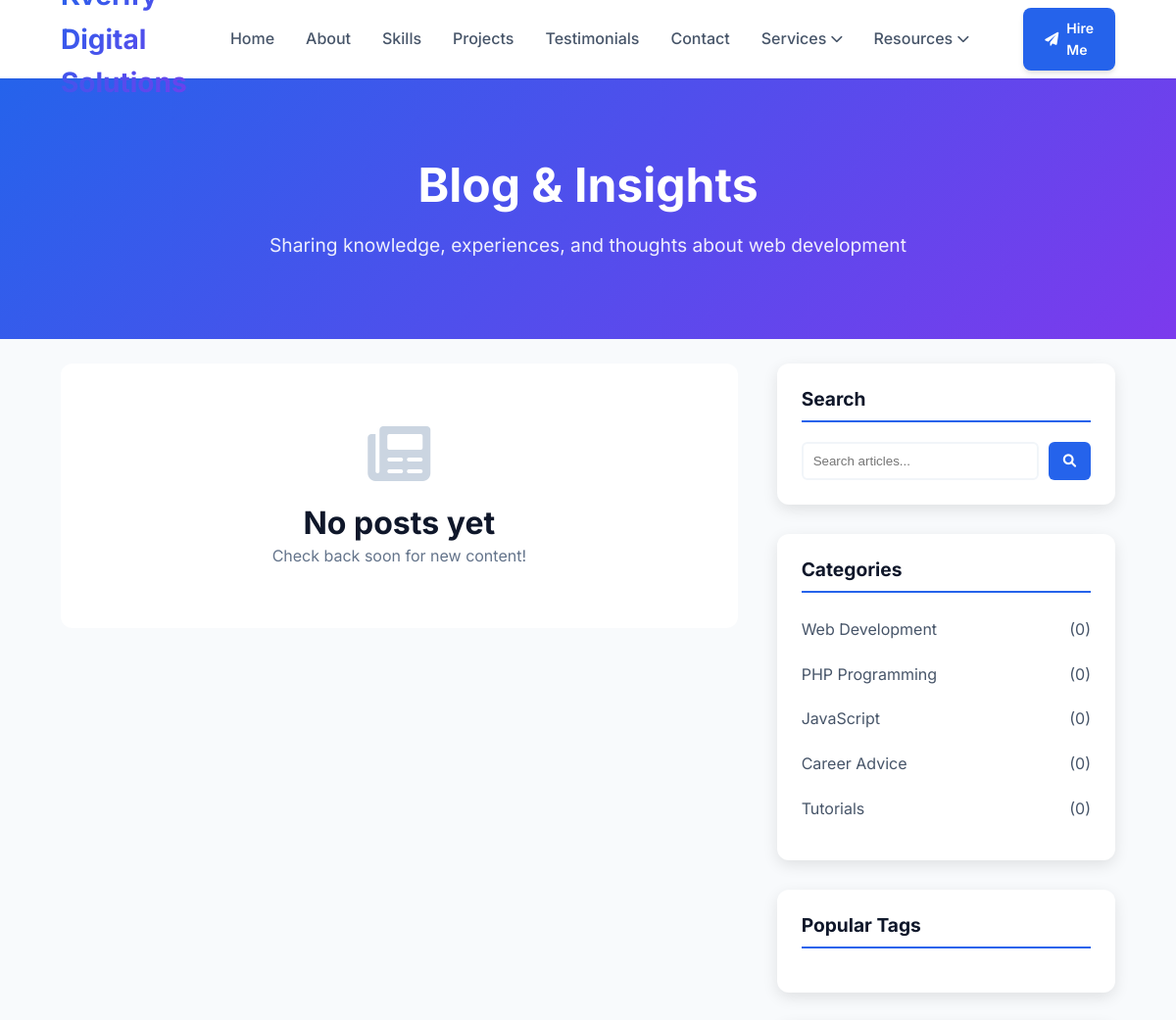
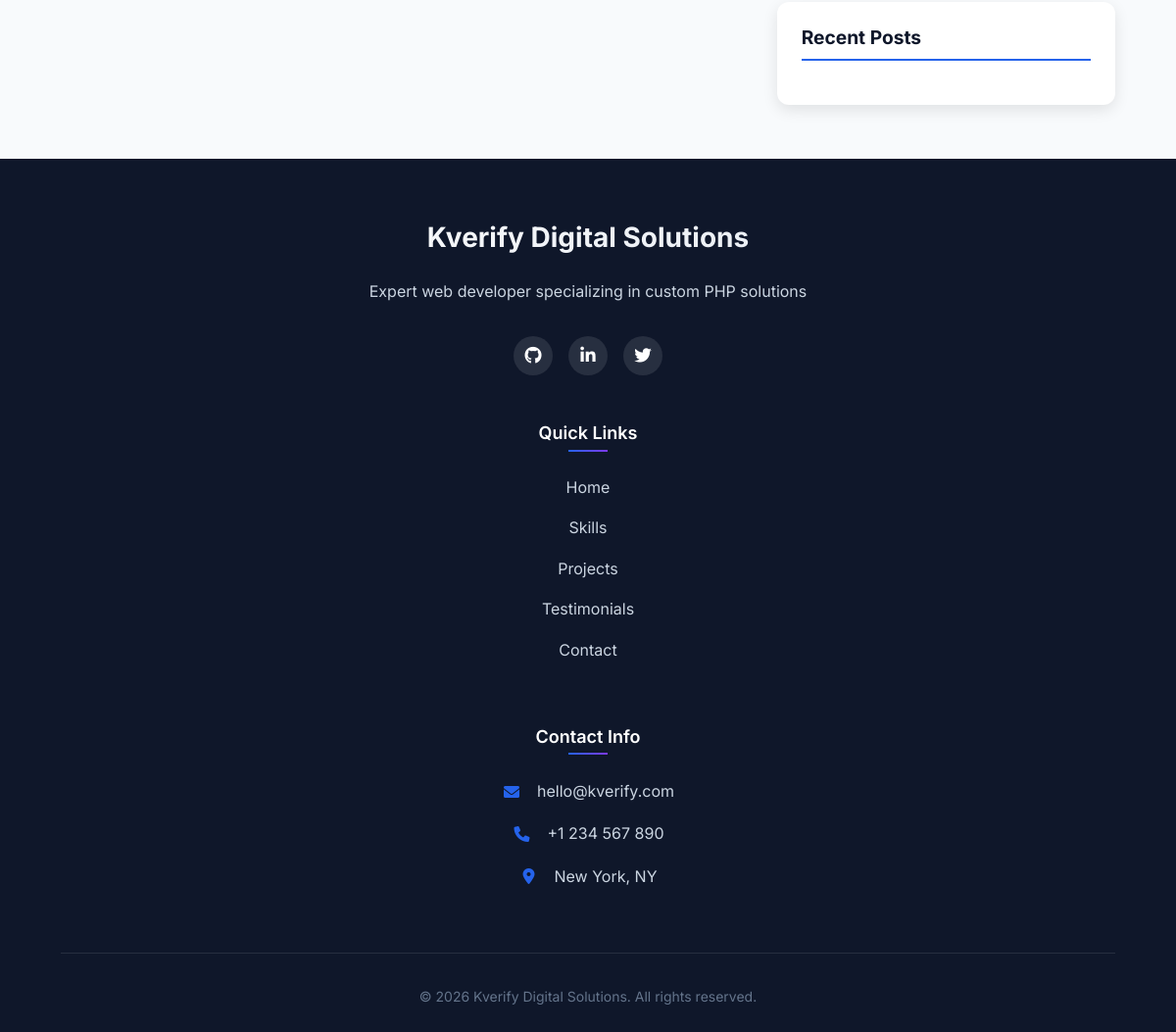
Screenshot of /blog.php with the database file from the repository (2 pictures, top to bottom).
### tables this page shows
CREATE TABLE IF NOT EXISTS blog_categories (
    id INT PRIMARY KEY AUTO_INCREMENT,
    name VARCHAR(100) NOT NULL,
    slug VARCHAR(100) UNIQUE NOT NULL,
    description TEXT,
    image VARCHAR(255),
    parent_id INT DEFAULT 0,
    display_order INT DEFAULT 0,
    is_active BOOLEAN DEFAULT TRUE,
    created_at TIMESTAMP DEFAULT CURRENT_TIMESTAMP,
    updated_at TIMESTAMP DEFAULT CURRENT_TIMESTAMP ON UPDATE CURRENT_TIMESTAMP
);

CREATE TABLE site_settings (
    id INT PRIMARY KEY AUTO_INCREMENT,
    setting_key VARCHAR(100) UNIQUE NOT NULL,
    setting_value TEXT,
    setting_type ENUM('text', 'textarea', 'image', 'color') DEFAULT 'text'
);

### includes/database.php (called while the page is built, shortened)
<?php
class Database {
    private static $instance = null;
    private $connection;
    private function __construct() {
        try {
            $dsn = 'mysql:host=' . DB_HOST . ';dbname=' . DB_NAME . ';charset=utf8mb4';
            $options = [
                PDO::ATTR_ERRMODE => PDO::ERRMODE_EXCEPTION,
                PDO::ATTR_DEFAULT_FETCH_MODE => PDO::FETCH_ASSOC,
                PDO::ATTR_EMULATE_PREPARES => false,
                PDO::MYSQL_ATTR_INIT_COMMAND => "SET NAMES utf8mb4"
            ];
            $this->connection = new PDO($dsn, DB_USER, DB_PASS, $options);
        } catch (PDOException $e) {
            die('Database Connection Failed: ' . $e->getMessage());
        }
    }
    public static function getInstance() {
        if (self::$instance === null) {
            self::$instance = new self();
        }
        return self::$instance;
    }
public function query($sql, $params = []) {
    try {
        $isNamed = false;
        $this->statement = $this->connection->prepare($sql);
        if ($isNamed) {
            foreach ($params as $key => $value) {
                $paramKey = (strpos($key, ':') === 0) ? $key : ':' . $key;
                $this->statement->bindValue($paramKey, $value);
            }
            $this->statement->execute();
        } else {
            $this->statement->execute(array_values($params));
        }
        return $this->statement;
    } catch (PDOException $e) {
        error_log("Database query error: " . $e->getMessage());
        error_log("SQL: " . $sql);
        error_log("Params: " . print_r($params, true));
        throw $e;
    }
}
    public function fetch($sql, $params = []) {
        return $this->query($sql, $params)->fetch();
    }
    public function fetchAll($sql, $params = []) {
        return $this->query($sql, $params)->fetchAll();
    }
}
function db() {
    return Database::getInstance();
}
function getSetting($key, $default = '') {
    try {
        $result = db()->fetch("SELECT setting_value FROM site_settings WHERE setting_key = ?", [$key]);
        return $result ? $result['setting_value'] : $default;
    } catch (Exception $e) {
        return $default;
    }
}
?>

### blog.php (the view, shortened to what this page needs)
<?php
$page = isset($_GET['page']) ? (int)$_GET['page'] : 1;
$tag = isset($_GET['tag']) ? sanitize($_GET['tag']) : null;
$perPage = 6;
$offset = ($page - 1) * $perPage;
$where = ["status = 'published'"];
$params = [];
$whereClause = implode(' AND ', $where);
$posts = db()->fetchAll(
    "SELECT p.*, c.name as category_name, c.slug as category_slug,
     u.username as author_name,
     (SELECT COUNT(*) FROM blog_comments WHERE post_id = p.id AND is_approved = 1) as comment_count
     FROM blog_posts p
     LEFT JOIN blog_categories c ON p.category_id = c.id
     LEFT JOIN users u ON p.author_id = u.id
     WHERE $whereClause
     ORDER BY p.published_at DESC
     LIMIT ? OFFSET ?",
    array_merge($params, [$perPage, $offset])
);
$categories = db()->fetchAll(
    "SELECT c.*, COUNT(p.id) as post_count
     FROM blog_categories c
     LEFT JOIN blog_posts p ON c.id = p.category_id AND p.status = 'published'
     WHERE c.is_active = 1
     GROUP BY c.id
     ORDER BY c.display_order"
);
require 'templates/layouts/header.php';
?>
<section class="blog-header">
    <div class="container">
        <h1>Blog & Insights</h1>
        <p>Sharing knowledge, experiences, and thoughts about web development</p>
    </div>
</section>
<section class="blog-content">
    <div class="container">
        <div class="blog-wrapper">
            <div class="blog-main">
                <?php if (empty($posts)): ?>
                <div class="no-posts">
                    <i class="fas fa-newspaper"></i>
                    <h3>No posts yet</h3>
                    <p>Check back soon for new content!</p>
                </div>
                <?php endif; ?>
            </div>
            <aside class="blog-sidebar">
                <div class="sidebar-widget search-widget">
                    <h3>Search</h3>
                    <form action="<?php echo BASE_URL; ?>/blog-search.php" method="GET">
                        <input type="text" name="q" placeholder="Search articles...">
                        <button type="submit"><i class="fas fa-search"></i></button>
                    </form>
                </div>
                <div class="sidebar-widget categories-widget">
                    <h3>Categories</h3>
                    <ul>
                        <?php foreach ($categories as $cat): ?>
                        <li>
                            <a href="?category=<?php echo $cat['id']; ?><?php echo $tag ? '&tag=' . $tag : ''; ?>">
                                <?php echo $cat['name']; ?>
                                <span>(<?php echo $cat['post_count']; ?>)</span>
                            </a>
                        </li>
                        <?php endforeach; ?>
                    </ul>
                </div>
                <div class="sidebar-widget tags-widget">
                    <h3>Popular Tags</h3>
                </div>
                <div class="sidebar-widget recent-posts-widget">
                    <h3>Recent Posts</h3>
                </div>
            </aside>
        </div>
    </div>
</section>
<?php require 'templates/layouts/footer.php'; ?>

### templates/layouts/header.php (shortened to what this page needs)
<!DOCTYPE html>
<html lang="en">
<head>
    <link rel="stylesheet" href="https://cdnjs.cloudflare.com/ajax/libs/font-awesome/6.0.0/css/all.min.css">
    <link href="https://unpkg.com/aos@2.3.1/dist/aos.css" rel="stylesheet">
    <link rel="stylesheet" href="../../assets/css/style.css">
    <link rel="stylesheet" href="../../assets/css/responsive.css">
</head>
<body>
    <nav class="navbar" id="navbar">
        <div class="container">
            <div class="nav-wrapper">
                <a href="<?php echo BASE_URL; ?>" class="logo">
                </a>
                <ul class="nav-menu" id="navMenu">
                    <li><a href="#home" class="nav-link">Home</a></li>
                    <li><a href="#about" class="nav-link">About</a></li>
                    <li><a href="#skills" class="nav-link">Skills</a></li>
                    <li><a href="#projects." class="nav-link">Projects</a></li>
                    <li><a href="#testimonials" class="nav-link">Testimonials</a></li>
                    <li><a href="#contact" class="nav-link">Contact</a></li>
                    <li class="dropdown">
                        <a href="#" class="nav-link dropdown-toggle">
                            Services <i class="fas fa-chevron-down"></i>
                        </a>
                    </li>
                    <li class="dropdown">
                        <a href="#" class="nav-link dropdown-toggle">
                            Resources <i class="fas fa-chevron-down"></i>
                        </a>
                    </li>
                    <li class="nav-cta">
                        <a href="#contact" class="btn btn-primary btn-sm">
                            <i class="fas fa-paper-plane"></i>
                            Hire Me
                        </a>
                    </li>
                </ul>
            </div>
        </div>
    </nav>
    <main>

### templates/layouts/footer.php (shortened to what this page needs)
    </main>
    <footer class="footer">
        <div class="container">
            <div class="footer-content">
                <div class="footer-brand">
                    <h3><?php echo getSetting('site_name'); ?></h3>
                    <p><?php echo getSetting('site_description'); ?></p>
                    <div class="social-links">
                        <?php if (getSetting('github_url')): ?>
                        <a href="<?php echo getSetting('github_url'); ?>" target="_blank">
                            <i class="fab fa-github"></i>
                        </a>
                        <?php endif; ?>
                        <?php if (getSetting('linkedin_url')): ?>
                        <a href="<?php echo getSetting('linkedin_url'); ?>" target="_blank">
                            <i class="fab fa-linkedin-in"></i>
                        </a>
                        <?php endif; ?>
                        <?php if (getSetting('twitter_url')): ?>
                        <a href="<?php echo getSetting('twitter_url'); ?>" target="_blank">
                            <i class="fab fa-twitter"></i>
                        </a>
                        <?php endif; ?>
                    </div>
                </div>
                <div class="footer-links">
                    <h4>Quick Links</h4>
                    <ul>
                        <li><a href="#home">Home</a></li>
                        <li><a href="#skills">Skills</a></li>
                        <li><a href="#projects">Projects</a></li>
                        <li><a href="#testimonials">Testimonials</a></li>
                        <li><a href="#contact">Contact</a></li>
                    </ul>
                </div>
                <div class="footer-contact">
                    <h4>Contact Info</h4>
                    <p><i class="fas fa-envelope"></i> <?php echo getSetting('contact_email'); ?></p>
                    <p><i class="fas fa-phone"></i> <?php echo getSetting('contact_phone'); ?></p>
                    <p><i class="fas fa-map-marker-alt"></i> <?php echo getSetting('address'); ?></p>
                </div>
            </div>
            <div class="footer-bottom">
                <p>&copy; <?php echo date('Y'); ?> <?php echo getSetting('site_name'); ?>. All rights reserved.</p>
            </div>
        </div>
    </footer>
</body>
</html>

### assets/css/responsive.css (style rules this page uses)
@media (min-width: 1200px) { .container { max-width: 1140px; } }
@media (min-width: 992px) { .dropdown { position: relative; } }
@media (min-width: 992px) { .dropdown-toggle i { transition: transform 0.3s ease; } }

### templates/layouts/header.php (style rules this page uses)
.dropdown { position: relative; }
.dropdown-toggle { display: flex; align-items: center; gap: 5px; }
.dropdown-toggle i { font-size: 0.8rem; transition: transform 0.3s ease; }

### blog.php (style rules this page uses)
.blog-header { background: linear-gradient(135deg, var(--primary), var(--secondary)); color: white; padding: 80px 0; text-align: center; margin-top: 80px; }
.blog-header h1 { color: white; font-size: 3rem; margin-bottom: 1rem; }
.blog-header p { color: rgba(255,255,255,0.9); font-size: 1.2rem; }
.blog-content { padding: 60px 0; background: var(--gray-100); }
.blog-wrapper { display: grid; grid-template-columns: 2fr 1fr; gap: 40px; }
.blog-content { padding: 25px; }
.blog-sidebar { position: sticky; top: 100px; align-self: start; }
.sidebar-widget { background: white; border-radius: 12px; padding: 25px; margin-bottom: 30px; box-shadow: 0 5px 15px rgba(0,0,0,0.1); }
.sidebar-widget h3 { margin-bottom: 20px; padding-bottom: 10px; border-bottom: 2px solid var(--primary); font-size: 1.2rem; }
.search-widget form { display: flex; gap: 10px; }
.search-widget input { flex: 1; padding: 10px; border: 2px solid var(--gray-200); border-radius: 6px; }
.search-widget button { padding: 10px 15px; background: var(--primary); color: white; border: none; border-radius: 6px; cursor: pointer; }
.categories-widget ul { list-style: none; }
.categories-widget li { margin-bottom: 10px; }
.categories-widget a { display: flex; justify-content: space-between; color: var(--gray-700); text-decoration: none; padding: 5px 0; }
.no-posts { text-align: center; padding: 60px; background: white; border-radius: 12px; }
.no-posts i { font-size: 4rem; color: var(--gray-400); margin-bottom: 20px; }

### rows the page displays
blog_categories: name "Web Development", post_count "0"
blog_categories: name "PHP Programming", post_count "0"
blog_categories: name "JavaScript", post_count "0"
blog_categories: name "Career Advice", post_count "0"
blog_categories: name "Tutorials", post_count "0"
site_settings: setting_value "Kverify Digital Solutions"
site_settings: setting_value "Expert web developer specializing in custom PHP solutions"
site_settings: setting_value "hello@kverify.com"
site_settings: setting_value "+1 234 567 890"
site_settings: setting_value "New York, NY"
